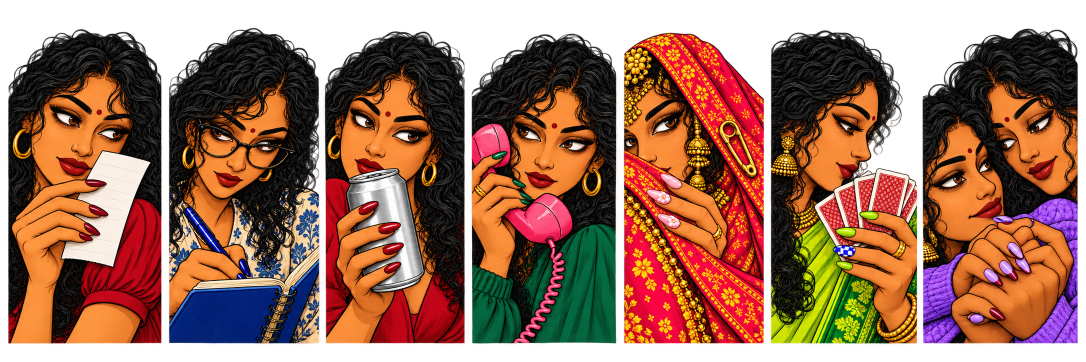
#> input picture artwork/_source/desi-ink-characters-v2.png, 2172 x 724 px (shown at 1/2 size); its folder holds 7 pictures in this run
$ python phase2.py
#> lines starting #> are read from the running program, lines starting #| are printed output that depends on the picture; after the words box and inside, x2 and y2 are one past the last pixel; in counts of white or black regions, pixels touching at a corner belong together
#> in src, returned value is the input picture: shape (724, 2172, 4); mean R, G, B, A 96.3, 53.1, 33.6, 190.5
### artwork/scripts/stlib.py
"""Shared helpers: alpha cleanup, defringe, WebP save. Never touches interior RGB."""
import io
import numpy as np
from PIL import Image
from scipy import ndimage

SRC = r"C:\Users\SSTS\Desktop\Riya\backup\theme-186649313493\atlas-images"
BGS = ["#ffb900", "#073df1", "#e10019", "#007948", "#ff0078", "#b7ef00", "#6620f2"]
LO, HI = 24, 232  # alpha <= LO -> 0, >= HI -> 255


def load(name):
    return np.array(Image.open(f"{SRC}\\{name}").convert("RGBA"))


def clean(arr, keep="largest", min_area=200):
    """arr: HxWx4 uint8. Returns cleaned copy.
    1. remap alpha (kills faint specks, makes interior exactly opaque)
    2. drop disconnected specks (keep largest component, or all >= min_area)
    3. rim defringe: pixels with alpha < 255 take RGB of nearest opaque pixel
    4. zero RGB where alpha == 0
    """
#> called with keep = 'all', min_area = 20000
    a = arr.astype(np.float32)
    al = a[..., 3]
    al = np.clip((al - LO) * 255.0 / (HI - LO), 0, 255)
    lab, n = ndimage.label(al > 0, structure=np.ones((3, 3)))
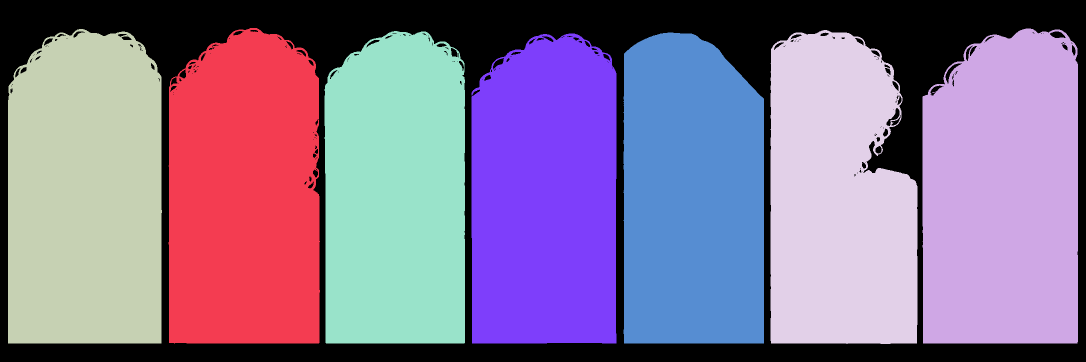
#> lab: shape (724, 2172) int32 (shown at 1/2 size); 11 distinct labels, from 0 to 10; one colour per label, 0 black
#> n = 10
    if n:
        sizes = ndimage.sum(np.ones_like(al), lab, range(1, n + 1))
#> sizes = [176729, 182977, 183026, 162224, 165936, 164207, 168737, 1, 1, 1]
        if keep == "largest":
            ok = {int(np.argmax(sizes)) + 1}
        else:
            ok = {i + 1 for i, s in enumerate(sizes) if s >= min_area}
#> ok = 7 items
        al[~np.isin(lab, list(ok))] = 0
#> al: shape (724, 2172) float32; min 0, max 255, mean 192.4
    out = a.copy()
    out[..., 3] = al
    opaque = al >= 255
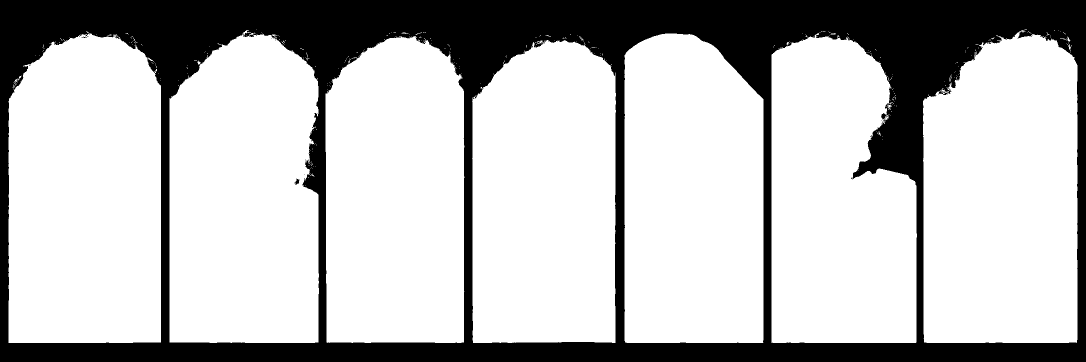
#> opaque: shape (724, 2172) bool (shown at 1/2 size); 73.9% white; 23 black regions (21 under 20 px), largest, box (x1, y1, x2, y2) and area: (0, 0, 2172, 724) 410146, (589, 357, 598, 370) 64
    if opaque.any():
        _, (iy, ix) = ndimage.distance_transform_edt(~opaque, return_indices=True)
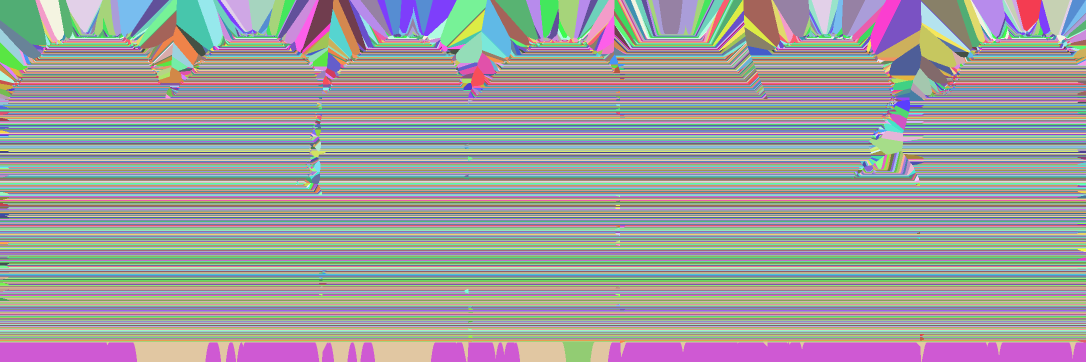
#> iy: shape (724, 2172) int32 (shown at 1/2 size); 628 distinct labels, from 58 to 685; one colour per label, 0 black
        rim = (al > 0) & (al < 255)
#> rim: shape (724, 2172) bool; 2.6% white; 29 white regions (21 under 20 px), largest, box (x1, y1, x2, y2) and area: (1541, 60, 1835, 688) 8274, (337, 56, 640, 687) 7602, (649, 62, 930, 687) 6400
        out[rim, :3] = a[iy[rim], ix[rim], :3]
    out[al == 0, :3] = 0
    return np.round(out).astype(np.uint8)


def bbox(arr):
    ys, xs = np.nonzero(arr[..., 3])
    return xs.min(), ys.min(), xs.max() + 1, ys.max() + 1


# [15 lines left out: function save_webp, not called in this run]


def hexrgb(h):
    h = h.lstrip("#")
    return tuple(int(h[i:i + 2], 16) for i in (0, 2, 4))

### artwork/scripts/phase2.py
"""Phase 2 readjustment: crops, masks, feathering, composites of approved art. No redraw/recolour."""
import io, json, os, shutil
import numpy as np
from PIL import Image
from scipy import ndimage
from stlib import clean, BGS, hexrgb

ROOT = os.path.join(os.path.dirname(__file__), "..")
SRC = os.path.join(ROOT, "_source")
HANDLES = ["on-me", "brainwave", "diet-cherry", "green-flag", "shaadi-shift", "wild-card", "pinky-promise"]
PRODUCT = {"on-me": "bill-idhar", "brainwave": "haan-mera-idea-tha", "diet-cherry": "haan-wohi-wali",
           "green-flag": "tum-aa-jao-main-dekh-lungi", "shaadi-shift": "dulhan-tu-duty-meri",
           "wild-card": "achha-tum-pehle", "pinky-promise": "haath-do-main-hoon"}
REPORT = {}


def src(name):
    return np.array(Image.open(os.path.join(SRC, name)).convert("RGBA"))


def write(img, rel, budget=200000):
    """Lossless master + q>=92 web derivative within budget; returns entry with sizes and RGB delta."""
    p = os.path.join(ROOT, rel)
    os.makedirs(os.path.dirname(p), exist_ok=True)
    img.save(p, "WEBP", lossless=True, quality=100, method=6)
    wrel = rel.replace("/", "/web/", 1) if rel.count("/") else "web/" + rel
    wp = os.path.join(ROOT, wrel)
    os.makedirs(os.path.dirname(wp), exist_ok=True)
    for q in range(100, 91, -1):
        b = io.BytesIO()
        img.save(b, "WEBP", quality=q, alpha_quality=100, method=6)
        if b.tell() <= budget:
            break
    open(wp, "wb").write(b.getvalue())
    a = np.array(img.convert("RGBA"))
    r = np.array(Image.open(io.BytesIO(b.getvalue())).convert("RGBA"))
    m = a[..., 3] == 255
    d = np.abs(r[m, :3].astype(int) - a[m, :3].astype(int)) if m.any() else np.zeros((1, 3))
    return {"file": rel, "web": wrel, "width": img.width, "height": img.height,
            "bytes": os.path.getsize(p), "web_bytes": b.tell(), "web_quality": q,
            "web_within_budget": b.tell() <= budget,
            "web_rgb_delta_on_opaque": {"max": int(d.max()), "mean": round(float(d.mean()), 3)}}


def smooth(x):
    x = np.clip(x, 0, 1)
    return x * x * (3 - 2 * x)


# ---------------------------------------------------------------- characters
CHAR_CELLS = [(17, 323), (338, 639), (650, 929), (944, 1232), (1248, 1528), (1542, 1834), (1845, 2155)]
# board 2 hero placement: which panel edges sit off-canvas (no feather there)
BLEED = {"on-me": ["left", "bottom"], "brainwave": ["left", "top"], "diet-cherry": ["left"],
         "green-flag": ["right"], "shaadi-shift": ["left", "bottom"], "wild-card": ["left"],
         "pinky-promise": ["left", "top"]}
ANCHOR = {"left": 0.0, "right": 1.0, "top": 0.0, "bottom": 1.0}
F = 36  # feather width, source px


def characters():
    a = clean(src("desi-ink-characters-v2.png"), keep="all", min_area=20000)
    lab, _ = ndimage.label(a[..., 3] > 0)
#> lab: shape (724, 2172) int32; 25 distinct labels, from 0 to 24
    out = {}
    for h, (x0, x1) in zip(HANDLES, CHAR_CELLS):
        sub = a[:, x0 - 4:x1 + 4]
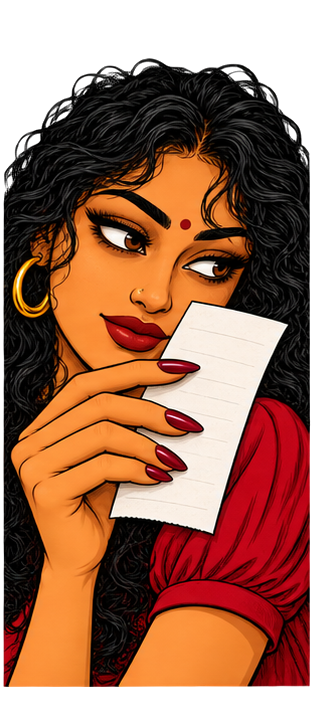
#> sub: shape (724, 314, 4); mean of channels 0, 1, 2, 3 107.4, 58.6, 36.9, 203; transparent parts drawn white
        ids = np.bincount(lab[:, x0 - 4:x1 + 4].ravel())
#> ids = 19 values, max 183024 at index 3, min 0 at index 1, mean 11965.1
        ids[0] = 0
        keep = lab[:, x0 - 4:x1 + 4] == ids.argmax()
#> keep: shape (724, 314) bool; 80.5% white; 29 black regions (15 under 20 px), largest, box (x1, y1, x2, y2) and area: (0, 0, 314, 724) 43450, (75, 77, 93, 91) 123, (230, 73, 250, 80) 108
        sub = sub.copy()
        sub[~keep] = 0
#> sub: shape (724, 314, 4); under 0.01% of pixels changed, all inside (x1, y1, x2, y2) = (10, 90, 267, 179)
        ys, xs = np.nonzero(sub[..., 3])
        cell = sub[ys.min():ys.max() + 1, xs.min():xs.max() + 1].copy()
        H, W = cell.shape[:2]
#> H = 629; W = 308
        # feather only the straight panel cuts (opaque pixels within 2 px of the bbox
        # sides/bottom), never the natural hair silhouette, and never a bleed edge
        op = cell[..., 3] > 128
#> op: shape (629, 308) bool; 93.5% white; 27 black regions (12 under 20 px), largest, box (x1, y1, x2, y2) and area: (0, 0, 308, 629) 10897, (218, 9, 248, 23) 256, (71, 18, 91, 38) 200
        cut = np.zeros((H, W), bool)
        sides = {"left": (slice(None), slice(0, 2)), "right": (slice(None), slice(W - 2, W)),
                 "bottom": (slice(H - 2, H), slice(None)), "top": (slice(0, 2), slice(None))}
        for e, sl in sides.items():
            if e == "top" or e in BLEED[h]:
                continue
            cut[sl] = op[sl]
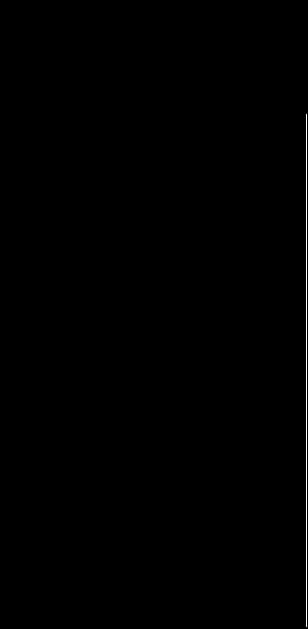
#> cut: shape (629, 308) bool; 0.26% white in thin lines or dots, all inside (x1, y1, x2, y2) = (306, 114, 307, 627)
        dist = ndimage.distance_transform_edt(~cut) if cut.any() else np.full((H, W), 1e9)
        ramp = smooth(dist / F)
        al = cell[..., 3].astype(float) * ramp
#> al: shape (629, 308) float64
        res = cell.copy()
        res[..., 3] = np.round(al).astype(np.uint8)
        res[res[..., 3] == 0, :3] = 0
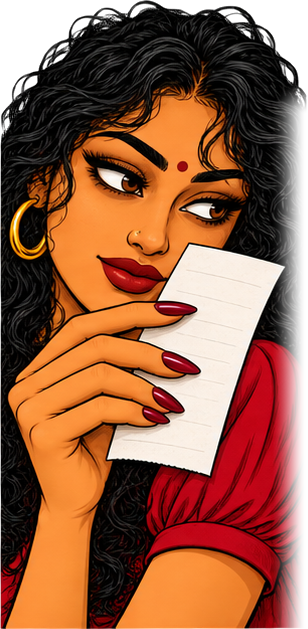
#> res: shape (629, 308, 4); mean of channels 0, 1, 2, 3 125.8, 68.7, 43.3, 225.5; transparent parts drawn white
        img = Image.fromarray(res)
        e = write(img, f"characters/{h}.webp")
#> in write, `m = a[..., 3] == 255`:
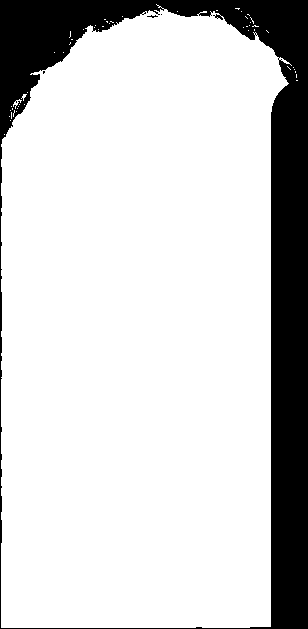
#> m: shape (629, 308) bool; 82.1% white; 4 black regions (3 under 20 px), largest, box (x1, y1, x2, y2) and area: (0, 0, 308, 629) 34689
#> e = 9 items
        # verification: RGB where the result is still fully opaque equals the source
        m = res[..., 3] == 255
        e["rgb_delta_vs_source_on_opaque"] = int(np.abs(res[m, :3].astype(int) - cell[m, :3].astype(int)).max())
        ax = ANCHOR["left"] if "left" in BLEED[h] else ANCHOR["right"] if "right" in BLEED[h] else 0.5
        ay = ANCHOR["top"] if "top" in BLEED[h] else ANCHOR["bottom"] if "bottom" in BLEED[h] else 0.5
        e.update({"bleed_edges": BLEED[h], "feather_px": F, "anchor": {"x": ax, "y": ay},
                  "anchor_meaning": "pin this point of the image to the matching hero edge/corner; bleed edges sit at or past the canvas edge",
                  "css_width_at_390": 150, "css_width_note": f"native {W}px => 2x density at ~{W // 2} css px; do not exceed {W} css px",
                  "source": f"desi-ink-characters-v2.png x{x0}-{x1}"})
        out[h] = e
        print("char", h, e["width"], e["height"], e["bytes"], e["web_bytes"], e["rgb_delta_vs_source_on_opaque"])
#| char on-me 308 629 234330 95588 0
    return out


# ---------------------------------------------------------------- chapters
FADE = 0.38  # top fraction faded to transparent in the -fade variant


# [37 lines left out: functions chapters, guide, not called in this run]


# ---------------------------------------------------------------- shop finger states
STATE_ORDER = ["pinky-promise", "on-me", "brainwave", "green-flag", "shaadi-shift", "diet-cherry", "wild-card"]


# [77 lines left out: functions finger_states, lifestyle, can, packaging, not called in this run]


if __name__ == "__main__":
#> (the run stopped early here; a loop or call above may not have finished)
